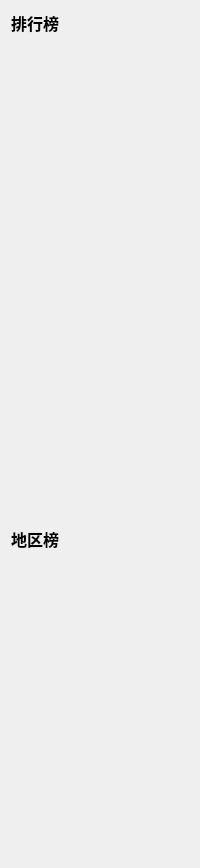
     <widget class="QWidget" name="page02">
      <layout class="QVBoxLayout" name="verticalLayout_3">
       <item>
        <widget class="QLabel" name="label_3">
         <property name="maximumSize">
          <size>
           <width>16777215</width>
           <height>30</height>
          </size>
         </property>
         <property name="font">
          <font>
           <pointsize>12</pointsize>
           <bold>true</bold>
          </font>
         </property>
         <property name="text">
          <string>排行榜</string>
         </property>
        </widget>
       </item>
       <item>
        <widget class="QWidget" name="ranking" native="true">
         <property name="maximumSize">
          <size>
           <width>16777215</width>
           <height>480</height>
          </size>
         </property>
         <layout class="QVBoxLayout" name="verticalLayout_4">
          <item>
           <widget class="QWidget" name="rankingbox01" native="true">
            <property name="minimumSize">
             <size>
              <width>0</width>
              <height>150</height>
             </size>
            </property>
            <property name="maximumSize">
             <size>
              <width>16777215</width>
              <height>150</height>
             </size>
            </property>
            <layout class="QHBoxLayout" name="horizontalLayout_2">
             <property name="spacing">
              <number>10</number>
             </property>
             <property name="leftMargin">
              <number>0</number>
             </property>
             <property name="topMargin">
              <number>0</number>
             </property>
             <property name="rightMargin">
              <number>0</number>
             </property>
             <property name="bottomMargin">
              <number>0</number>
             </property>
             <item>
              <widget class="RankingBox" name="rankitem01" native="true"/>
             </item>
             <item>
              <widget class="RankingBox" name="renkitem02" native="true"/>
             </item>
            </layout>
           </widget>
          </item>
          <item>
           <widget class="QWidget" name="rankingbox02" native="true">
            <property name="minimumSize">
             <size>
              <width>0</width>
              <height>150</height>
             </size>
            </property>
            <property name="maximumSize">
             <size>
              <width>16777215</width>
              <height>150</height>
             </size>
            </property>
            <layout class="QHBoxLayout" name="horizontalLayout_3">
             <property name="spacing">
              <number>10</number>
             </property>
             <property name="leftMargin">
              <number>0</number>
             </property>
             <property name="topMargin">
              <number>0</number>
             </property>
             <property name="rightMargin">
              <number>0</number>
             </property>
             <property name="bottomMargin">
              <number>0</number>
             </property>
             <item>
              <widget class="RankingBox" name="rankitem01_2" native="true"/>
             </item>
             <item>
              <widget class="RankingBox" name="rankitem01_3" native="true"/>
             </item>
            </layout>
           </widget>
          </item>
          <item>
           <widget class="QWidget" name="rankingbox03" native="true">
            <property name="minimumSize">
             <size>
              <width>0</width>
              <height>150</height>
             </size>
            </property>
            <property name="maximumSize">
             <size>
              <width>16777215</width>
              <height>150</height>
             </size>
            </property>
            <layout class="QHBoxLayout" name="horizontalLayout_4">
             <property name="spacing">
              <number>10</number>
             </property>
             <property name="leftMargin">
              <number>0</number>
             </property>
             <property name="topMargin">
              <number>0</number>
             </property>
             <property name="rightMargin">
              <number>0</number>
             </property>
             <property name="bottomMargin">
              <number>0</number>
             </property>
             <item>
              <widget class="RankingBox" name="rankitem05" native="true"/>
             </item>
             <item>
              <widget class="RankingBox" name="rankitem06" native="true"/>
             </item>
            </layout>
           </widget>
          </item>
         </layout>
        </widget>
       </item>
       <item>
        <widget class="QLabel" name="label_8">
         <property name="maximumSize">
          <size>
           <width>16777215</width>
           <height>30</height>
          </size>
         </property>
         <property name="font">
          <font>
           <pointsize>12</pointsize>
           <bold>true</bold>
          </font>
         </property>
         <property name="text">
          <string>地区榜</string>
         </property>
        </widget>
       </item>
       <item>
        <widget class="QWidget" name="widget_4" native="true">
         <property name="minimumSize">
          <size>
           <width>0</width>
           <height>300</height>
          </size>
         </property>
         <property name="maximumSize">
          <size>
           <width>16777215</width>
           <height>320</height>
          </size>
         </property>
         <layout class="QGridLayout" name="gridLayout_2">
          <item row="0" column="1">
           <widget class="RecItem" name="rec002" native="true">
            <property name="maximumSize">
             <size>
              <width>150</width>
              <height>160</height>
             </size>
            </property>
           </widget>
          </item>
          <item row="0" column="4">
           <widget class="RecItem" name="rec005" native="true">
            <property name="maximumSize">
             <size>
              <width>150</width>
              <height>160</height>
             </size>
            </property>
           </widget>
          </item>
          <item row="0" column="0">
           <widget class="RecItem" name="rec001" native="true">
            <property name="maximumSize">
             <size>
              <width>150</width>
              <height>160</height>
             </size>
            </property>
           </widget>
          </item>
          <item row="0" column="2">
           <widget class="RecItem" name="rec003" native="true">
            <property name="maximumSize">
             <size>
              <width>150</width>
              <height>160</height>
             </size>
            </property>
           </widget>
          </item>
          <item row="0" column="3">
           <widget class="RecItem" name="rec004" native="true">
            <property name="maximumSize">
             <size>
              <width>150</width>
              <height>160</height>
             </size>
            </property>
           </widget>
          </item>
          <item row="1" column="0">
           <widget class="RecItem" name="rec006" native="true">
            <property name="maximumSize">
             <size>
              <width>150</width>
              <height>160</height>
             </size>
            </property>
           </widget>
          </item>
         </layout>
        </widget>
       </item>
      </layout>
     </widget>
